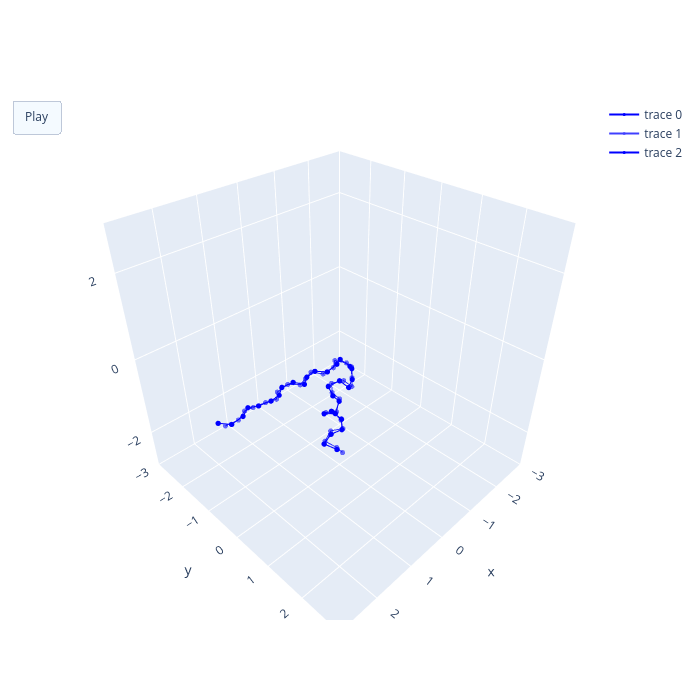

Notebook source saved alongside this figure:
### Code cell
naga.visualise_simulation_animation_traces(configurations, ghost_count=2, delay=20, frame_duration=20)
